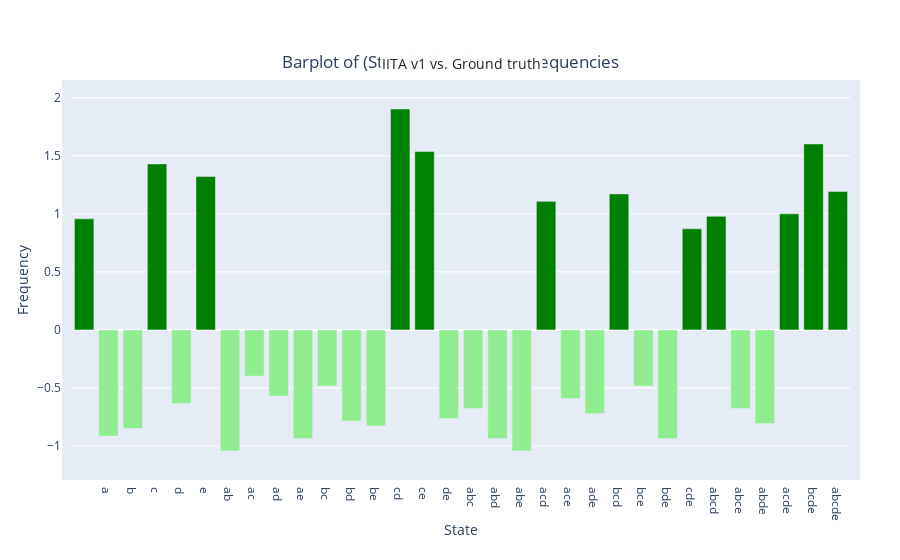
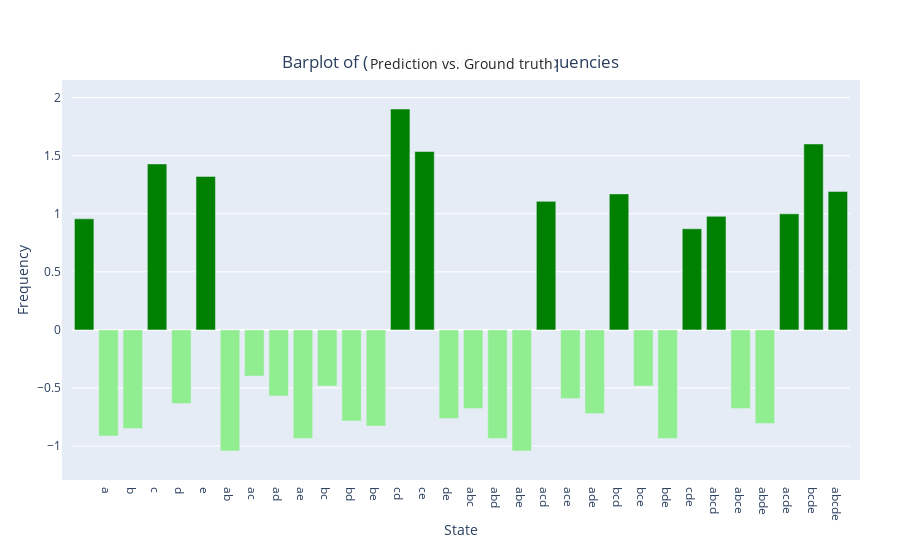
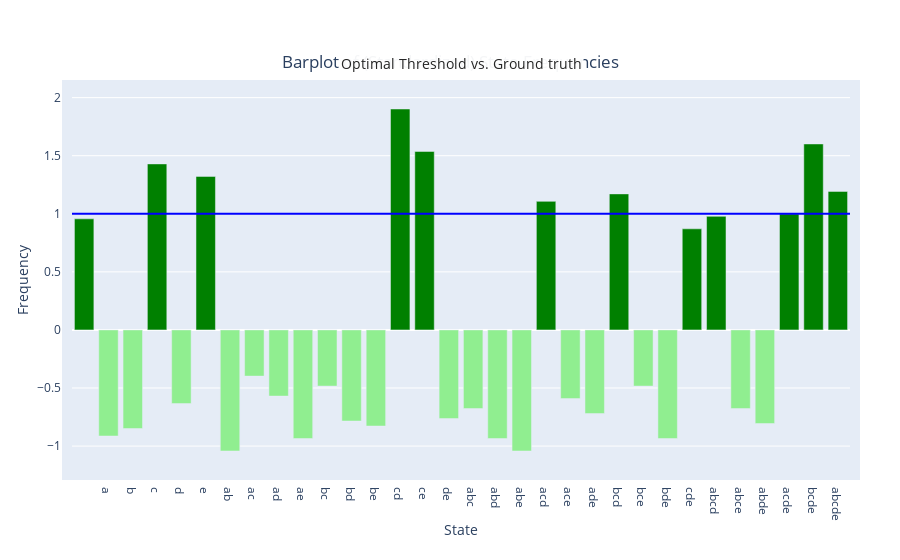

Source (notebook cell) for these figures, in order:
### Markdown cell above
### Test

### Code cell
idx = random.randint(0, len(DATASET)-1) 
beta = 0.13 # abs(np.random.normal(0.12, 0.06))  
eta = 0.11 #0.05 # abs(np.random.normal(0.12, 0.06))  
samples_size = 1616 #100 # random.randint(80, 300) 
factor=0.4 # factor for calculating std of normal distributions for sampling beta/eta from individually for each item (choose None for fixed beta/eta for all items)
print(f"Index: {idx}, Beta: {beta}, Eta: {eta}, Samples size: {samples_size}")

d_iita, d_dl, quasi_ordinal, union_closed, _, _, d_naiv = DATASET.test_item(idx, model, regressor, samples_size=samples_size, beta=beta, eta=eta, plot="standardized", factor=factor)   ### plot "standardized" or "raw"
print(f"Symmetric Difference of result vs ground truth: \nIITA v1    -> {d_iita} \nPrediction -> {d_dl} \n(Naive benchmark -> {d_naiv})")
print(f"Prediction is quasi-ordinal: {quasi_ordinal}")
print(f"Prediction is union-closed: {union_closed}")

### Figure 1 — Plotly figure (JSON) as saved in the notebook; plotly's stock layout.template omitted (floating-point values rounded to 4 significant figures)
{"data": [{"hovertext": ["", "a", "b", "c", "d", "e", "ab", "ac", "ad", "ae", "bc", "bd", "be", "cd", "ce", "de", "abc", "abd", "abe", "acd", "ace", "ade", "bcd", "bce", "bde", "cde", "abcd", "abce", "abde", "acde", "bcde", "abcde"], "marker": {"color": ["green", "lightgreen", "lightgreen", "green", "lightgreen", "green", "lightgreen", "lightgreen", "lightgreen", "lightgreen", "lightgreen", "lightgreen", "lightgreen", "green", "green", "lightgreen", "lightgreen", "lightgreen", "lightgreen", "green", "lightgreen", "lightgreen", "green", "lightgreen", "lightgreen", "green", "green", "lightgreen", "lightgreen", "green", "green", "green", "lightgreen", "lightgreen"]}, "type": "bar", "x": ["", "a", "b", "c", "d", "e", "ab", "ac", "ad", "ae", "bc", "bd", "be", "cd", "ce", "de", "abc", "abd", "abe", "acd", "ace", "ade", "bcd", "bce", "bde", "cde", "abcd", "abce", "abde", "acde", "bcde", "abcde"], "y": [0.9564, -0.9134, -0.849, 1.429, -0.634, 1.322, -1.042, -0.3976, -0.5696, -0.9349, -0.4836, -0.7845, -0.8275, 1.902, 1.537, -0.763, -0.677, -0.9349, -1.042, 1.107, -0.591, -0.72, 1.171, -0.4836, -0.9349, 0.8705, 0.9779, -0.677, -0.806, 0.9994, 1.601, 1.193]}], "layout": {"annotations": [{"bgcolor": "rgba(255, 255, 255, 0.95)", "font": {"color": "rgb(37,37,37)", "size": 14}, "showarrow": false, "text": "IITA v1 vs. Ground truth", "x": 0.5, "xref": "paper", "y": 1.1, "yref": "paper"}, {"showarrow": false, "text": "This plot shows the (standardized) state frequencies used as input to the regression module. \nBars are colored based on TP (green), TN, (light green), FP (red), and FN (salmon).", "x": 0.5, "xref": "paper", "y": -0.35, "yref": "paper"}], "autosize": true, "margin": {"b": 90, "l": 50, "pad": 10, "r": 50, "t": 90}, "title": {"text": "Barplot of (Standardized) State Frequencies", "x": 0.5, "xanchor": "center", "y": 0.9, "yanchor": "top"}, "xaxis": {"title": {"text": "State"}}, "yaxis": {"title": {"text": "Frequency"}}}}

### Figure 2 — Plotly figure (JSON) as saved in the notebook; plotly's stock layout.template omitted (floating-point values rounded to 4 significant figures)
{"data": [{"hovertext": ["", "a", "b", "c", "d", "e", "ab", "ac", "ad", "ae", "bc", "bd", "be", "cd", "ce", "de", "abc", "abd", "abe", "acd", "ace", "ade", "bcd", "bce", "bde", "cde", "abcd", "abce", "abde", "acde", "bcde", "abcde"], "marker": {"color": ["green", "lightgreen", "lightgreen", "green", "lightgreen", "green", "lightgreen", "lightgreen", "lightgreen", "lightgreen", "lightgreen", "lightgreen", "lightgreen", "green", "green", "lightgreen", "lightgreen", "lightgreen", "lightgreen", "green", "lightgreen", "lightgreen", "green", "lightgreen", "lightgreen", "green", "green", "lightgreen", "lightgreen", "green", "green", "green", "lightgreen", "lightgreen"]}, "type": "bar", "x": ["", "a", "b", "c", "d", "e", "ab", "ac", "ad", "ae", "bc", "bd", "be", "cd", "ce", "de", "abc", "abd", "abe", "acd", "ace", "ade", "bcd", "bce", "bde", "cde", "abcd", "abce", "abde", "acde", "bcde", "abcde"], "y": [0.9564, -0.9134, -0.849, 1.429, -0.634, 1.322, -1.042, -0.3976, -0.5696, -0.9349, -0.4836, -0.7845, -0.8275, 1.902, 1.537, -0.763, -0.677, -0.9349, -1.042, 1.107, -0.591, -0.72, 1.171, -0.4836, -0.9349, 0.8705, 0.9779, -0.677, -0.806, 0.9994, 1.601, 1.193]}], "layout": {"annotations": [{"bgcolor": "rgba(255, 255, 255, 0.95)", "font": {"color": "rgb(37,37,37)", "size": 14}, "showarrow": false, "text": "Prediction vs. Ground truth", "x": 0.5, "xref": "paper", "y": 1.1, "yref": "paper"}, {"showarrow": false, "text": "This plot shows the (standardized) state frequencies used as input to the regression module. \nBars are colored based on TP (green), TN, (light green), FP (red), and FN (salmon).", "x": 0.5, "xref": "paper", "y": -0.35, "yref": "paper"}], "autosize": true, "margin": {"b": 90, "l": 50, "pad": 10, "r": 50, "t": 90}, "title": {"text": "Barplot of (Standardized) State Frequencies", "x": 0.5, "xanchor": "center", "y": 0.9, "yanchor": "top"}, "xaxis": {"title": {"text": "State"}}, "yaxis": {"title": {"text": "Frequency"}}}}

### Figure 3 — Plotly figure (JSON) as saved in the notebook; plotly's stock layout.template omitted (floating-point values rounded to 4 significant figures)
{"data": [{"hovertext": ["", "a", "b", "c", "d", "e", "ab", "ac", "ad", "ae", "bc", "bd", "be", "cd", "ce", "de", "abc", "abd", "abe", "acd", "ace", "ade", "bcd", "bce", "bde", "cde", "abcd", "abce", "abde", "acde", "bcde", "abcde"], "marker": {"color": ["green", "lightgreen", "lightgreen", "green", "lightgreen", "green", "lightgreen", "lightgreen", "lightgreen", "lightgreen", "lightgreen", "lightgreen", "lightgreen", "green", "green", "lightgreen", "lightgreen", "lightgreen", "lightgreen", "green", "lightgreen", "lightgreen", "green", "lightgreen", "lightgreen", "green", "green", "lightgreen", "lightgreen", "green", "green", "green", "lightgreen", "lightgreen"]}, "type": "bar", "x": ["", "a", "b", "c", "d", "e", "ab", "ac", "ad", "ae", "bc", "bd", "be", "cd", "ce", "de", "abc", "abd", "abe", "acd", "ace", "ade", "bcd", "bce", "bde", "cde", "abcd", "abce", "abde", "acde", "bcde", "abcde"], "y": [0.9564, -0.9134, -0.849, 1.429, -0.634, 1.322, -1.042, -0.3976, -0.5696, -0.9349, -0.4836, -0.7845, -0.8275, 1.902, 1.537, -0.763, -0.677, -0.9349, -1.042, 1.107, -0.591, -0.72, 1.171, -0.4836, -0.9349, 0.8705, 0.9779, -0.677, -0.806, 0.9994, 1.601, 1.193]}], "layout": {"annotations": [{"bgcolor": "rgba(255, 255, 255, 0.95)", "font": {"color": "rgb(37,37,37)", "size": 14}, "showarrow": false, "text": "Optimal Threshold vs. Ground truth", "x": 0.5, "xref": "paper", "y": 1.1, "yref": "paper"}, {"showarrow": false, "text": "This plot shows the (standardized) state frequencies used as input to the regression module. \nBars are colored based on TP (green), TN, (light green), FP (red), and FN (salmon).", "x": 0.5, "xref": "paper", "y": -0.35, "yref": "paper"}], "autosize": true, "margin": {"b": 90, "l": 50, "pad": 10, "r": 50, "t": 90}, "shapes": [{"line": {"color": "blue", "width": 2}, "type": "line", "x0": 0, "x1": 1, "xref": "paper", "y0": 1, "y1": 1, "yref": "y"}], "title": {"text": "Barplot of (Standardized) State Frequencies", "x": 0.5, "xanchor": "center", "y": 0.9, "yanchor": "top"}, "xaxis": {"title": {"text": "State"}}, "yaxis": {"title": {"text": "Frequency"}}}}
